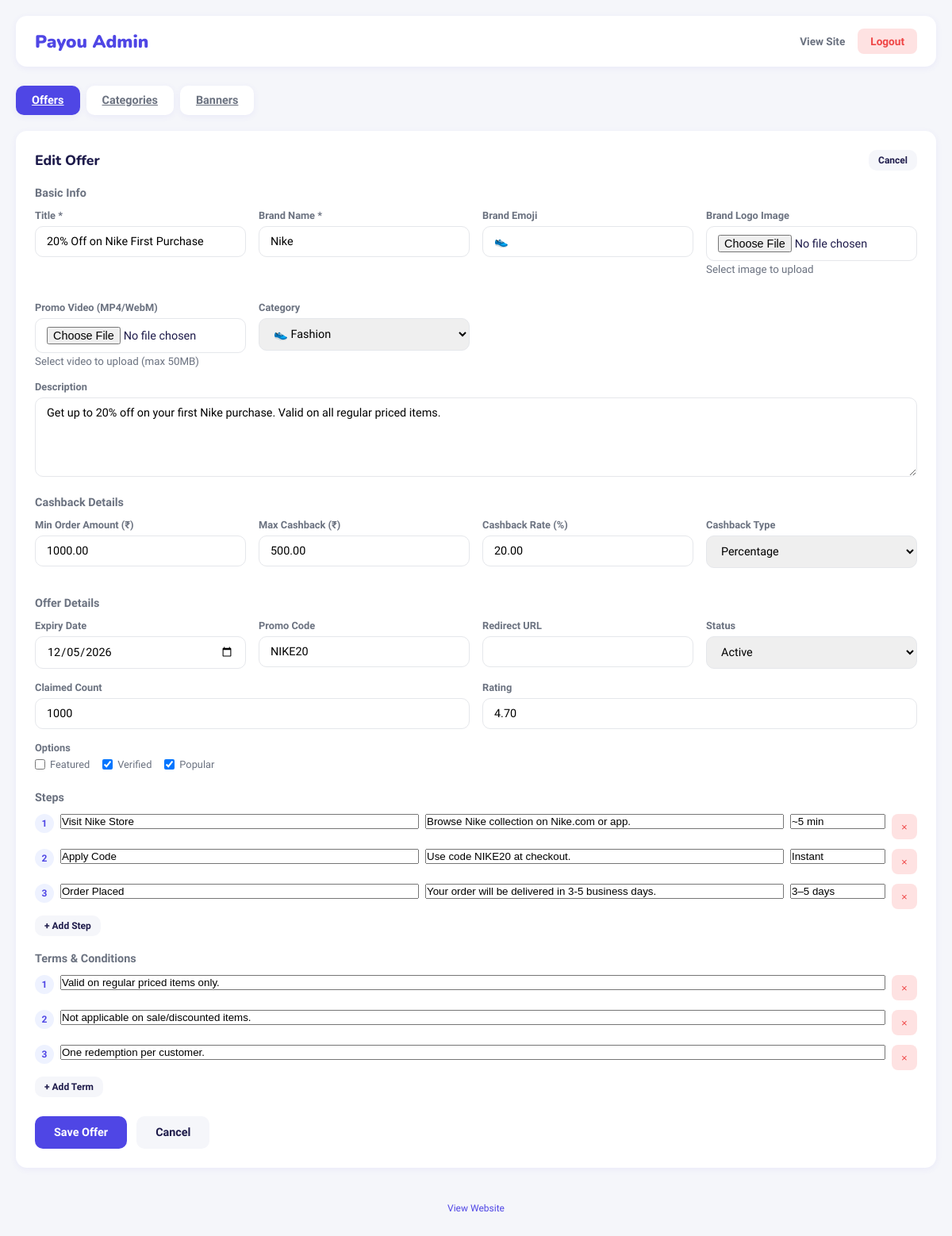
The app's page /admin.php?tab=offers&edit=3 (signed in), older data.
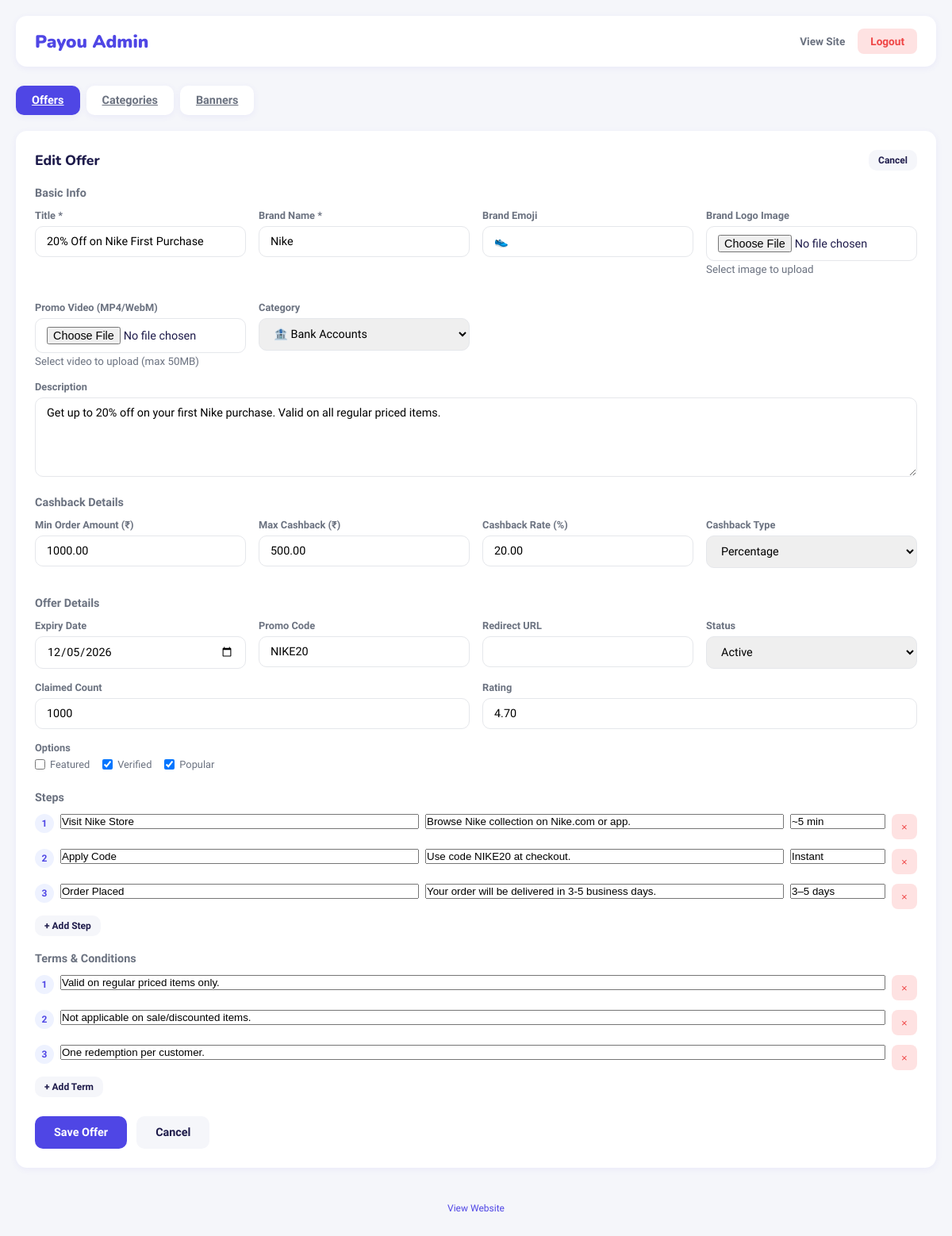
The same page, newer data.
### tables this page shows
CREATE TABLE IF NOT EXISTS offers (
    id INT AUTO_INCREMENT PRIMARY KEY,
    title VARCHAR(255) NOT NULL,
    description TEXT,
    brand_name VARCHAR(100),
    brand_emoji VARCHAR(10) DEFAULT '🎁',
    logo_image VARCHAR(255) DEFAULT '',
    video_file VARCHAR(255) DEFAULT '',
    category VARCHAR(50) DEFAULT 'General',
    min_order_amount DECIMAL(10,2) DEFAULT 0,
    max_cashback DECIMAL(10,2) DEFAULT 0,
    cashback_rate DECIMAL(5,2) DEFAULT 0,
    cashback_type ENUM('flat', 'percentage') DEFAULT 'flat',
    min_amount DECIMAL(10,2) DEFAULT 0,
    max_amount DECIMAL(10,2) DEFAULT 0,
    expiry_date DATE,
    promo_code VARCHAR(50),
    redirect_url VARCHAR(500),
    claimed_count INT DEFAULT 0,
    rating DECIMAL(3,2) DEFAULT 0,
    is_featured TINYINT(1) DEFAULT 0,
    is_verified TINYINT(1) DEFAULT 0,
    is_popular TINYINT(1) DEFAULT 0,
    status ENUM('active', 'expired', 'draft') DEFAULT 'active',
    created_at TIMESTAMP DEFAULT CURRENT_TIMESTAMP,
    updated_at TIMESTAMP DEFAULT CURRENT_TIMESTAMP ON UPDATE CURRENT_TIMESTAMP
);

CREATE TABLE IF NOT EXISTS categories (
    id INT AUTO_INCREMENT PRIMARY KEY,
    name VARCHAR(100) NOT NULL,
    emoji VARCHAR(10) DEFAULT '📌',
    sort_order INT DEFAULT 0
);

CREATE TABLE IF NOT EXISTS offer_steps (
    id INT AUTO_INCREMENT PRIMARY KEY,
    offer_id INT NOT NULL,
    step_number INT NOT NULL,
    step_title VARCHAR(200) NOT NULL,
    step_description TEXT,
    step_time VARCHAR(50),
    is_completed TINYINT(1) DEFAULT 0,
    FOREIGN KEY (offer_id) REFERENCES offers(id) ON DELETE CASCADE
);

CREATE TABLE IF NOT EXISTS offer_terms (
    id INT AUTO_INCREMENT PRIMARY KEY,
    offer_id INT NOT NULL,
    term_text TEXT NOT NULL,
    sort_order INT DEFAULT 0,
    FOREIGN KEY (offer_id) REFERENCES offers(id) ON DELETE CASCADE
);

### admin.php (the view, shortened to what the rows shown need)
<?php
$message = '';
$message_type = '';
$is_logged_in = isset($_SESSION['admin_logged_in']) && $_SESSION['admin_logged_in'] === true;
$conn = getDB();
$cat_result = $conn->query("SELECT * FROM categories ORDER BY sort_order");
$banners = [];
$offers_result = $conn->query("SELECT * FROM offers ORDER BY created_at DESC");
$edit_offer = null;
$is_new_offer = false;
if (isset($_GET['edit']) && $is_logged_in) {
    $edit_id = intval($_GET['edit']);
    if ($edit_id > 0) {
        $edit_result = $conn->query("SELECT * FROM offers WHERE id = $edit_id");
        $edit_offer = $edit_result->fetch_assoc();
        if ($edit_offer) {
            $steps_result = $conn->query("SELECT * FROM offer_steps WHERE offer_id = $edit_id ORDER BY step_number");
            $edit_offer['steps'] = $steps_result->fetch_all(MYSQLI_ASSOC);
            $terms_result = $conn->query("SELECT * FROM offer_terms WHERE offer_id = $edit_id ORDER BY sort_order");
            $edit_offer['terms'] = $terms_result->fetch_all(MYSQLI_ASSOC);
        }
    }
}
$active_tab = $_GET['tab'] ?? 'offers';
$categories = [];
$cat_result = $conn->query("SELECT * FROM categories ORDER BY sort_order");
while ($row = $cat_result->fetch_assoc()) {
    $categories[] = $row;
}
?>
<!DOCTYPE html>
<html lang="en">
<head>
<link rel="stylesheet" href="https://cdn.hugeicons.com/font/hgi-stroke-rounded.css"/>
</head>
<body>
<?php if (!$is_logged_in): ?>
<div class="password-form">
  <div class="card">
    <h2 class="logo">Pay<span>ou</span> Admin</h2>
    <p>Enter password to access admin panel</p>
    <?php if ($message): ?>
    <div class="message <?php echo $message_type; ?>"><?php echo $message; ?></div>
    <?php endif; ?>
    <form method="post">
      <div class="form-group">
        <input type="password" name="password" placeholder="Enter password" required>
      </div>
      <button type="submit" class="btn btn-primary" style="width: 100%;">Login</button>
    </form>
    <a href="index.php" style="display: block; margin-top: 16px; color: var(--primary); text-decoration: none; font-size: 0.85rem;">← Back to Home</a>
  </div>
</div>
<?php else: ?>
<div class="container">
  <?php if ($active_tab === 'banners'): ?>
  <div class="card">
    <div style="display: flex; justify-content: space-between; align-items: center; margin-bottom: 16px;">
      <h2 class="card-title" style="margin: 0;">Manage Banners</h2>
    </div>
    <form method="post" enctype="multipart/form-data" style="background: var(--bg); padding: 20px; border-radius: 12px; margin-bottom: 20px;">
      <div style="display: grid; grid-template-columns: 1fr 1fr auto auto; gap: 12px; align-items: end;">
        <div class="form-group" style="margin: 0;">
          <label>Upload Banner Image</label>
          <input type="file" name="banner_image" accept="image/*" required>
        </div>
        <div class="form-group" style="margin: 0;">
          <label>Link URL (optional)</label>
          <input type="text" name="banner_link" placeholder="https://example.com">
        </div>
        <div class="form-group" style="margin: 0;">
          <label>Order</label>
          <input type="number" name="banner_order" value="<?php echo count($banners) + 1; ?>" min="1" style="width: 80px;">
        </div>
        <button type="submit" name="upload_banner" class="btn btn-primary">Upload</button>
      </div>
    </form>
    <div style="display: grid; grid-template-columns: repeat(auto-fill, minmax(200px, 1fr)); gap: 16px;">
      <?php foreach ($banners as $banner): ?>
      <div style="border: 1px solid #e5e7eb; border-radius: 12px; overflow: hidden; position: relative;">
        <img src="uploads/<?php echo htmlspecialchars($banner['image_url']); ?>" style="width: 100%; height: 120px; object-fit: cover;">
        <div style="padding: 10px; display: flex; flex-direction: column; gap: 8px;">
          <div style="display: flex; justify-content: space-between; align-items: center;">
            <span class="status-badge status-<?php echo $banner['status']; ?>"><?php echo ucfirst($banner['status']); ?></span>
            <span style="font-size: 0.75rem; color: var(--text-sub);">Order: <?php echo $banner['sort_order']; ?></span>
          </div>
          <div style="display: flex; gap: 8px;">
            <form method="post" style="flex: 1;">
              <input type="hidden" name="banner_id" value="<?php echo $banner['id']; ?>">
              <button type="submit" name="toggle_banner" class="btn btn-secondary btn-sm" style="width: 100%;"><?php echo $banner['status'] === 'active' ? 'Disable' : 'Enable'; ?></button>
            </form>
            <form method="post" onsubmit="return confirm('Delete this banner?');">
              <input type="hidden" name="banner_id" value="<?php echo $banner['id']; ?>">
              <button type="submit" name="delete_banner" class="btn btn-danger btn-sm">Delete</button>
            </form>
          </div>
        </div>
      </div>
      <?php endforeach; ?>
    </div>
    <?php if (empty($banners)): ?>
    <p style="text-align: center; color: var(--text-sub); padding: 40px;">No banners uploaded yet. Upload your first banner above.</p>
    <?php endif; ?>
  </div>
  <?php elseif ($edit_offer || $is_new_offer): ?>
  <div class="card">
    <div style="display: flex; justify-content: space-between; align-items: center; margin-bottom: 20px;">
      <h2 class="card-title" style="margin: 0;"><?php echo ($edit_offer && $edit_offer['id'] > 0) ? 'Edit Offer' : 'Add New Offer'; ?></h2>
      <a href="admin.php?tab=offers" class="btn btn-secondary btn-sm">Cancel</a>
    </div>
    <form method="post" enctype="multipart/form-data">
      <h3 style="font-size: 0.9rem; font-weight: 700; color: var(--text-sub); margin-bottom: 12px;">Basic Info</h3>
      <div class="form-grid">
        <div class="form-group">
          <label>Title *</label>
          <input type="text" name="title" value="<?php echo htmlspecialchars($edit_offer['title'] ?? ''); ?>" required>
        </div>
        <div class="form-group">
          <label>Brand Name *</label>
          <input type="text" name="brand_name" value="<?php echo htmlspecialchars($edit_offer['brand_name'] ?? ''); ?>" required>
        </div>
        <div class="form-group">
          <label>Brand Emoji</label>
          <input type="text" name="brand_emoji" value="<?php echo htmlspecialchars($edit_offer['brand_emoji'] ?? '🎁'); ?>" maxlength="10">
        </div>
        <div class="form-group">
          <label>Brand Logo Image</label>
          <input type="file" id="logo-input" accept="image/*" onchange="uploadFile(this, 'logo')">
          <small style="color: var(--text-sub);">Select image to upload</small>
        </div>
        <div class="form-group">
          <label>Promo Video (MP4/WebM)</label>
          <input type="file" id="video-input" accept="video/mp4,video/webm" onchange="uploadFile(this, 'video')">
          <small style="color: var(--text-sub);">Select video to upload (max 50MB)</small>
        </div>
        <div class="form-group">
          <label>Category</label>
          <select name="category">
            <?php foreach ($categories as $cat): ?>
            <option value="<?php echo $cat['name']; ?>" <?php echo (isset($edit_offer['category']) && $edit_offer['category'] === $cat['name']) ? 'selected' : ''; ?>>
              <?php echo $cat['emoji'] . ' ' . $cat['name']; ?>
            </option>
            <?php endforeach; ?>
          </select>
        </div>
      </div>
      <div class="form-group">
        <label>Description</label>
        <textarea name="description"><?php echo htmlspecialchars($edit_offer['description'] ?? ''); ?></textarea>
      </div>
      <h3 style="font-size: 0.9rem; font-weight: 700; color: var(--text-sub); margin: 20px 0 12px;">Cashback Details</h3>
      <div class="form-grid">
        <div class="form-group">
          <label>Min Order Amount (₹)</label>
          <input type="number" name="min_order_amount" value="<?php echo $edit_offer['min_order_amount'] ?? 0; ?>" min="0" step="1">
        </div>
        <div class="form-group">
          <label>Max Cashback (₹)</label>
          <input type="number" name="max_cashback" value="<?php echo $edit_offer['max_cashback'] ?? 0; ?>" min="0" step="1">
        </div>
        <div class="form-group">
          <label>Cashback Rate (%)</label>
          <input type="number" name="cashback_rate" value="<?php echo $edit_offer['cashback_rate'] ?? 0; ?>" min="0" max="100" step="0.1">
        </div>
        <div class="form-group">
          <label>Cashback Type</label>
          <select name="cashback_type">
            <option value="percentage" <?php echo (isset($edit_offer['cashback_type']) && $edit_offer['cashback_type'] === 'percentage') ? 'selected' : ''; ?>>Percentage</option>
          </select>
        </div>
      </div>
      <h3 style="font-size: 0.9rem; font-weight: 700; color: var(--text-sub); margin: 20px 0 12px;">Offer Details</h3>
      <div class="form-grid">
        <div class="form-group">
          <label>Expiry Date</label>
          <input type="date" name="expiry_date" value="<?php echo $edit_offer['expiry_date'] ?? ''; ?>">
        </div>
        <div class="form-group">
          <label>Promo Code</label>
          <input type="text" name="promo_code" value="<?php echo htmlspecialchars($edit_offer['promo_code'] ?? ''); ?>">
        </div>
        <div class="form-group">
          <label>Redirect URL</label>
          <input type="url" name="redirect_url" value="<?php echo htmlspecialchars($edit_offer['redirect_url'] ?? ''); ?>">
        </div>
        <div class="form-group">
          <label>Status</label>
          <select name="status">
            <option value="active" <?php echo (isset($edit_offer['status']) && $edit_offer['status'] === 'active') ? 'selected' : ''; ?>>Active</option>
          </select>
        </div>
      </div>
      <div class="form-grid">
        <div class="form-group">
          <label>Claimed Count</label>
          <input type="number" name="claimed_count" value="<?php echo $edit_offer['claimed_count'] ?? 0; ?>" min="0">
        </div>
        <div class="form-group">
          <label>Rating</label>
          <input type="number" name="rating" value="<?php echo $edit_offer['rating'] ?? 0; ?>" min="0" max="5" step="0.1">
        </div>
      </div>
      <div class="form-group">
        <label>Options</label>
        <div class="checkbox-group">
          <label><input type="checkbox" name="is_featured" <?php echo (isset($edit_offer['is_featured']) && $edit_offer['is_featured']) ? 'checked' : ''; ?>> Featured</label>
          <label><input type="checkbox" name="is_verified" <?php echo (isset($edit_offer['is_verified']) && $edit_offer['is_verified']) ? 'checked' : ''; ?>> Verified</label>
          <label><input type="checkbox" name="is_popular" <?php echo (isset($edit_offer['is_popular']) && $edit_offer['is_popular']) ? 'checked' : ''; ?>> Popular</label>
        </div>
      </div>
      <h3 style="font-size: 0.9rem; font-weight: 700; color: var(--text-sub); margin: 20px 0 12px;">Steps</h3>
      <div class="steps-list" id="steps-list">
        <?php
        $steps = $edit_offer['steps'] ?? [];
        foreach ($steps as $i => $step): ?>
        <div class="step-item">
          <span style="width: 24px; height: 24px; background: var(--primary-light); color: var(--primary); border-radius: 50%; display: flex; align-items: center; justify-content: center; font-size: 0.75rem; font-weight: 700; flex-shrink: 0;"><?php echo $i + 1; ?></span>
          <input type="text" name="step_title[]" placeholder="Step title" value="<?php echo htmlspecialchars($step['step_title'] ?? ''); ?>">
          <input type="text" name="step_desc[]" placeholder="Description" value="<?php echo htmlspecialchars($step['step_description'] ?? ''); ?>">
          <input type="text" name="step_time[]" placeholder="Time (e.g., ~2 min)" class="time-input" value="<?php echo htmlspecialchars($step['step_time'] ?? ''); ?>">
          <button type="button" class="remove-btn" onclick="this.parentElement.remove();">×</button>
        </div>
        <?php endforeach; ?>
      </div>
      <button type="button" class="btn btn-secondary btn-sm" onclick="addStep()" style="margin-top: 8px;">+ Add Step</button>
      <h3 style="font-size: 0.9rem; font-weight: 700; color: var(--text-sub); margin: 20px 0 12px;">Terms & Conditions</h3>
      <div class="terms-list" id="terms-list">
        <?php
        $terms = $edit_offer['terms'] ?? [];
        foreach ($terms as $i => $term): ?>
        <div class="term-item">
          <span style="width: 24px; height: 24px; background: var(--primary-light); color: var(--primary); border-radius: 50%; display: flex; align-items: center; justify-content: center; font-size: 0.75rem; font-weight: 700; flex-shrink: 0;"><?php echo $i + 1; ?></span>
          <input type="text" name="term_text[]" placeholder="Term condition" value="<?php echo htmlspecialchars($term['term_text'] ?? ''); ?>">
          <button type="button" class="remove-btn" onclick="this.parentElement.remove();">×</button>
        </div>
        <?php endforeach; ?>
      </div>
      <button type="button" class="btn btn-secondary btn-sm" onclick="addTerm()" style="margin-top: 8px;">+ Add Term</button>
      <div style="margin-top: 24px; display: flex; gap: 12px;">
        <button type="submit" name="save_offer" class="btn btn-primary">Save Offer</button>
        <a href="admin.php" class="btn btn-secondary">Cancel</a>
      </div>
    </form>
  </div>
  <?php endif; ?>
</div>
<?php endif; ?>
</body>
</html>

Row changes from the older to the newer data that the page shows:
changed through a linked row, offers "20% Off on Nike First Purchase": category "👟 Fashion" → (not shown)
Text that changed along with them:
form field category: (not shown) → "🏦 Bank Accounts"
